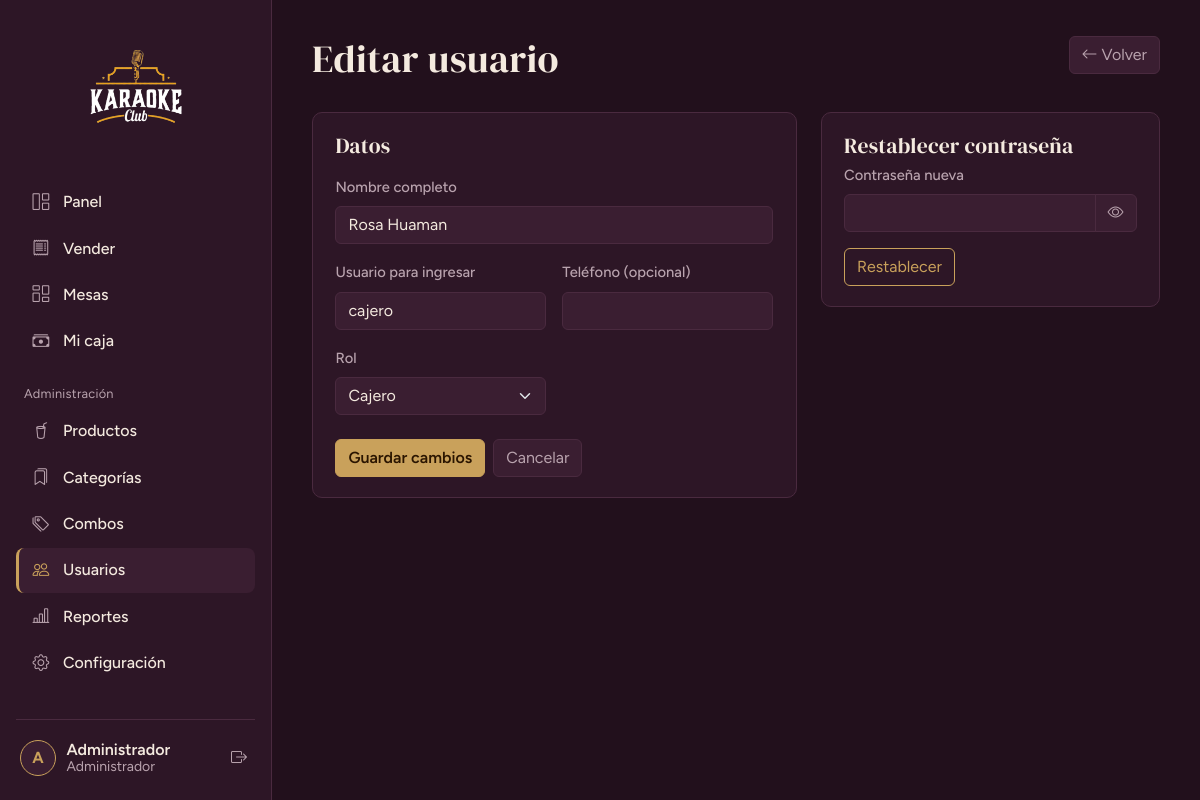
Page /usuarios/editar/2 (signed in) on the committed database.
### tables this page shows
CREATE TABLE IF NOT EXISTS usuarios (
  id          INT UNSIGNED PRIMARY KEY AUTO_INCREMENT,
  rol_id      TINYINT UNSIGNED NOT NULL,
  nombre      VARCHAR(100) NOT NULL,
  usuario     VARCHAR(50)  NOT NULL UNIQUE,
  password    VARCHAR(255) NOT NULL,
  telefono    VARCHAR(20)  NULL,
  estado      TINYINT(1) NOT NULL DEFAULT 1,
  ultimo_login DATETIME NULL,
  created_at  TIMESTAMP NOT NULL DEFAULT CURRENT_TIMESTAMP,
  CONSTRAINT fk_usuarios_rol FOREIGN KEY (rol_id) REFERENCES roles(id)
);

### app/core/Controller.php (called while the page is built, shortened)
<?php
abstract class Controller
{
    protected function view(string $view, array $data = [], string $layout = 'main'): void
    {
        extract($data, EXTR_SKIP);
        require APP_PATH . "/views/$view.php";
        $content = ob_get_clean();
        require APP_PATH . "/views/layouts/$layout.php";
    }
    protected function requireAuth(array $roles = []): void
    {
        Auth::refresh();
    }
    protected function idOr404(string $id): int
    {
        $n = (int) $id;
        return $n;
    }
}

### app/controllers/UsuariosController.php (called while the page is built, shortened)
<?php
class UsuariosController extends Controller
{
    public function __construct()
    {
        $this->requireAuth(['admin']);
    }
    public function editar(string $id = '0'): void
    {
        $id = $this->idOr404($id);
        $u  = Usuario::buscarPorId($id) ?? $this->noExiste();
        $this->view('usuarios/form', ['title' => 'Editar usuario', 'modo' => 'editar', 'u' => $u, 'roles' => Usuario::roles()]);
    }
}

### app/core/Router.php (called while the page is built, shortened)
<?php
class Router
{
    public function dispatch(): void
    {
        try {
            $url   = trim((string) ($_GET['url'] ?? ''), '/');
            $parts = $url === '' ? [] : explode('/', $url);
            $c = strtolower($parts[0]);
            $m = $parts[1] ?? ($c === 'auth' ? 'login' : 'index');
            $params = array_slice($parts, 2);
            $obj = new $class();
            $ref = new ReflectionMethod($obj, $m);
            $ref->invokeArgs($obj, $params);
        } catch (AppException $e) {
            (new ErrorController())->show500($e->getMessage());
        } catch (Throwable $e) {
            error_log((string) $e);
            (new ErrorController())->show500(APP_ENV === 'development' ? $e->getMessage() : null);
        }
    }
}

### public/index.php (called while the page is built, shortened)
<?php
require APP_PATH . '/config/config.php';
spl_autoload_register(function (string $class): void {
    foreach (['core', 'controllers', 'models'] as $dir) {
        $file = APP_PATH . "/$dir/$class.php";
        if (is_file($file)) { require $file; return; }
    }
});
require APP_PATH . '/core/helpers.php';
(new Router())->dispatch();

### app/core/helpers.php (called while the page is built, shortened)
<?php
function e(mixed $v): string { return htmlspecialchars((string) $v, ENT_QUOTES | ENT_SUBSTITUTE, 'UTF-8'); }
function url(string $path = ''): string { return BASE_URL . '/' . ltrim($path, '/'); }
function asset(string $path): string
{
    $file = ROOT_PATH . '/public/' . ltrim($path, '/');
    return url($path) . '?v=' . (is_file($file) ? filemtime($file) : 1);
}
function old(string $key, string $default = ''): string { return e($GLOBALS['_old'][$key] ?? $default); }
function sel(mixed $a, mixed $b): string { return (string) $a === (string) $b ? ' selected' : ''; }

### app/core/Database.php (called while the page is built, shortened)
<?php
class Database
{
    private static ?PDO $pdo = null;
    public static function pdo(): PDO
    {
        if (self::$pdo === null) {
            try {
                $dsn = 'mysql:host=' . DB_HOST . ';dbname=' . DB_NAME . ';charset=utf8mb4';
                self::$pdo = new PDO($dsn, DB_USER, DB_PASS, [
                    PDO::ATTR_ERRMODE            => PDO::ERRMODE_EXCEPTION,
                    PDO::ATTR_DEFAULT_FETCH_MODE => PDO::FETCH_ASSOC,
                    PDO::ATTR_EMULATE_PREPARES   => false,
                ]);
                self::$pdo->exec("SET time_zone = '-05:00'");
            } catch (PDOException $e) {
                error_log('DB connect: ' . $e->getMessage());
                throw new AppException('No se pudo conectar a la base de datos. Revisa que MySQL esté encendido en XAMPP y que hayas importado database/karaoke_club.sql.');
            }
        }
        return self::$pdo;
    }
    public static function all(string $sql, array $params = []): array
    {
        $st = self::pdo()->prepare($sql);
        $st->execute($params);
        return $st->fetchAll();
    }
    public static function one(string $sql, array $params = []): ?array
    {
        $st = self::pdo()->prepare($sql);
        $st->execute($params);
        $row = $st->fetch();
        return $row === false ? null : $row;
    }
}

### app/models/Usuario.php (called while the page is built, shortened)
<?php
class Usuario
{
    public static function buscarPorId(int $id): ?array
    {
        return Database::one(
            'SELECT u.*, r.nombre AS rol FROM usuarios u JOIN roles r ON r.id = u.rol_id WHERE u.id = ? LIMIT 1',
            [$id]
        );
    }
    public static function roles(): array
    {
        return Database::all('SELECT id, nombre FROM roles ORDER BY id');
    }
}

### app/core/Auth.php (called while the page is built, shortened)
<?php
class Auth
{
    public static function user(): ?array { return $_SESSION['user'] ?? null; }
    public static function id(): int { return (int) ($_SESSION['user']['id'] ?? 0); }
    public static function role(): string { return (string) ($_SESSION['user']['rol'] ?? ''); }
    public static function is(string ...$roles): bool { return in_array(self::role(), $roles, true); }
    public static function refresh(): void
    {
        $u = Usuario::buscarPorId(self::id());
    }
}

### app/models/Config.php (called while the page is built, shortened)
<?php
class Config
{
    private static ?array $cache = null;
    public static function get(string $clave, string $default = ''): string
    {
        if (self::$cache === null) {
            try {
                self::$cache = array_column(Database::all('SELECT clave, valor FROM configuracion'), 'valor', 'clave');
            } catch (Throwable $e) {
                self::$cache = [];
            }
        }
        return self::$cache[$clave] ?? $default;
    }
}

### app/config/menu.php (called while the page is built)
<?php
return [
  ['grupo' => '', 'items' => [
    ['label' => 'Panel',            'icon' => 'bi-grid-1x2',      'route' => 'dashboard', 'roles' => ['admin','cajero']],
    ['label' => 'Vender',           'icon' => 'bi-receipt',       'route' => 'ventas',    'roles' => ['admin','cajero']],
    ['label' => 'Mesas',            'icon' => 'bi-columns-gap',   'route' => 'mesas',     'roles' => ['admin','cajero']],
    ['label' => 'Mi caja',          'icon' => 'bi-cash-stack',    'route' => 'caja',      'roles' => ['admin','cajero']],
  ]],
  ['grupo' => 'Administración', 'items' => [
    ['label' => 'Productos',        'icon' => 'bi-cup-straw',     'route' => 'productos', 'roles' => ['admin']],
    ['label' => 'Categorías',       'icon' => 'bi-bookmarks',     'route' => 'categorias','roles' => ['admin']],
    ['label' => 'Combos',           'icon' => 'bi-tags',          'route' => 'combos',    'roles' => ['admin']],
    ['label' => 'Usuarios',         'icon' => 'bi-people',        'route' => 'usuarios',  'roles' => ['admin']],
    ['label' => 'Reportes',         'icon' => 'bi-bar-chart-line','route' => 'reportes',  'roles' => ['admin']],
    ['label' => 'Configuración',    'icon' => 'bi-gear',          'route' => 'configuracion', 'roles' => ['admin']],
  ]],
];

### app/views/usuarios/form.php (the view, shortened to what this page needs)
<?php
$editar   = $modo === 'editar';
$yo       = $editar && (int) $u['id'] === Auth::id();
$rolActual = $GLOBALS['_old']['rol_id'] ?? ($u['rol_id'] ?? '');
$accion   = $editar ? 'usuarios/actualizar/' . (int) $u['id'] : 'usuarios/guardar';
?>
<header class="page-head page-head--actions">
  <div>
    <h1><?= $editar ? 'Editar usuario' : 'Nuevo usuario' ?></h1>
  </div>
  <a class="btn btn-outline-field" href="<?= url('usuarios') ?>"><i class="bi bi-arrow-left"></i> Volver</a>
</header>
<div class="row g-4">
  <div class="col-lg-7">
    <section class="panel">
      <h2 class="panel__title mb-3">Datos</h2>
      <form method="post" action="<?= url($accion) ?>" autocomplete="off">
        <div class="row g-3">
          <div class="col-12">
            <label class="form-label" for="nombre">Nombre completo</label>
            <input class="form-control" id="nombre" name="nombre" maxlength="100" required value="<?= old('nombre', $u['nombre'] ?? '') ?>">
          </div>
          <div class="col-md-6">
            <label class="form-label" for="usuario">Usuario para ingresar</label>
            <input class="form-control" id="usuario" name="usuario" maxlength="30" required autocapitalize="off" value="<?= old('usuario', $u['usuario'] ?? '') ?>">
          </div>
          <div class="col-md-6">
            <label class="form-label" for="telefono">Teléfono (opcional)</label>
            <input class="form-control" id="telefono" name="telefono" maxlength="20" inputmode="tel" value="<?= old('telefono', $u['telefono'] ?? '') ?>">
          </div>
          <div class="col-md-6">
            <label class="form-label" for="rol_id">Rol</label>
            <select class="form-select" id="rol_id" name="rol_id" required <?= $yo ? 'disabled' : '' ?>>
              <?php foreach ($roles as $r): ?>
                <option value="<?= (int) $r['id'] ?>"<?= sel($rolActual, $r['id']) ?>><?= $r['nombre'] === 'admin' ? 'Administrador' : 'Cajero' ?></option>
              <?php endforeach; ?>
            </select>
          </div>
        </div>
        <div class="mt-4 d-flex gap-2">
          <button class="btn btn-brass" type="submit"><?= $editar ? 'Guardar cambios' : 'Crear usuario' ?></button>
          <a class="btn btn-outline-field" href="<?= url('usuarios') ?>">Cancelar</a>
        </div>
      </form>
    </section>
  </div>
  <?php if ($editar): ?>
  <div class="col-lg-5">
    <section class="panel">
      <h2 class="panel__title mb-1">Restablecer contraseña</h2>
      <form method="post" action="<?= url('usuarios/password/' . (int) $u['id']) ?>" autocomplete="off"
            data-confirm="¿Restablecer la contraseña?" data-confirm-text="La contraseña anterior dejará de funcionar." data-confirm-button="Sí, restablecer">
        <label class="form-label" for="pw">Contraseña nueva</label>
        <div class="input-group mb-3">
          <input type="password" class="form-control" id="pw" name="password" minlength="8" required autocomplete="new-password">
          <button class="btn btn-outline-field" type="button" data-toggle-password="#pw" aria-label="Mostrar u ocultar"><i class="bi bi-eye"></i></button>
        </div>
        <button class="btn btn-outline-brass" type="submit">Restablecer</button>
      </form>
    </section>
  </div>
  <?php endif; ?>
</div>

### app/views/layouts/main.php (shortened to what this page needs)
<?php
$menu  = require APP_PATH . '/config/menu.php';
$user  = Auth::user();
$local = Config::get('nombre_local', 'Karaoke Club');
$inicial = mb_strtoupper(mb_substr($user['nombre'] ?? '?', 0, 1));
?>
<!doctype html>
<html lang="es" data-bs-theme="dark">
<head>
  <?php include APP_PATH . '/views/layouts/_head.php'; ?>
</head>
<body>
<div class="shell">
  <aside class="sidebar offcanvas-lg offcanvas-start" tabindex="-1" id="sidebar" aria-label="Menú principal">
    <div class="sidebar__brand">
      <img class="brand-logo brand-logo--sidebar" src="<?= asset('assets/logo.png') ?>" alt="<?= e($local) ?>">
    </div>
    <nav class="sidebar__nav">
      <?php foreach ($menu as $grupo):
          $items = array_filter($grupo['items'], fn($i) => in_array(Auth::role(), $i['roles'], true));
          if (!$items) continue; ?>
        <?php if ($grupo['grupo'] !== ''): ?><p class="nav-group"><?= e($grupo['grupo']) ?></p><?php endif; ?>
        <?php foreach ($items as $i):
            $activo = Router::$controller === $i['route']; ?>
          <a class="nav-item-link<?= $activo ? ' is-active' : '' ?>" href="<?= url($i['route']) ?>"<?= $activo ? ' aria-current="page"' : '' ?>>
            <i class="bi <?= e($i['icon']) ?>"></i><span><?= e($i['label']) ?></span>
          </a>
        <?php endforeach; ?>
      <?php endforeach; ?>
    </nav>
    <div class="sidebar__user">
      <a class="user-chip" href="<?= url('perfil') ?>" title="Mi perfil">
        <span class="avatar"><?= e($inicial) ?></span>
        <span class="user-chip__text">
          <strong><?= e($user['nombre']) ?></strong>
          <small><?= Auth::is('admin') ? 'Administrador' : 'Cajero' ?></small>
        </span>
      </a>
      <form method="post" action="<?= url('auth/logout') ?>" data-confirm="¿Cerrar sesión?" data-confirm-button="Sí, salir">
        <button class="btn btn-icon" type="submit" title="Cerrar sesión" aria-label="Cerrar sesión"><i class="bi bi-box-arrow-right"></i></button>
      </form>
    </div>
  </aside>
  <main class="content">
    <?= $content ?>
  </main>
</div>
</body>
</html>

### rows in the picture
usuarios: nombre "A", nombre "Administrador"
usuarios: nombre "Rosa Huaman", usuario "cajero"

### other values in the picture
$i['label'] "Panel"
$i['label'] "Vender"
$i['label'] "Mesas"
$i['label'] "Mi caja"
$grupo['grupo'] "Administración"
$i['label'] "Productos"
$i['label'] "Categorías"
$i['label'] "Combos"
$i['label'] "Usuarios"
$i['label'] "Reportes"
$i['label'] "Configuración"
